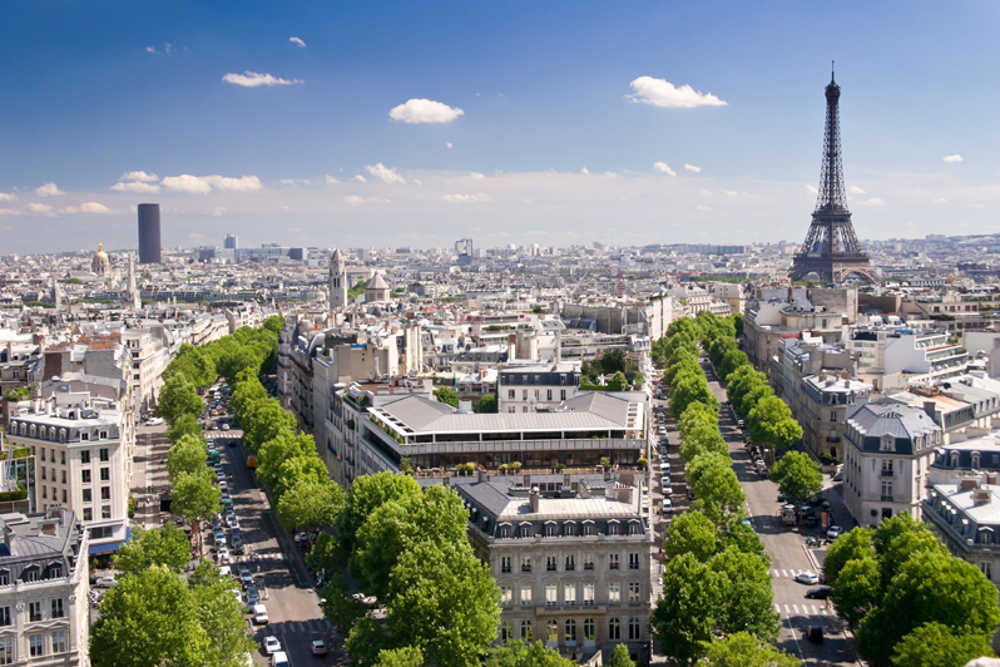
#> input picture 02-K_Renk_Kumesi/resimler/2.jpg, 1000 x 667 px; its folder holds 4 pictures in this run
$ python KRenkKumesi.py
#> lines starting #> are read from the running program, lines starting #| are printed output that depends on the picture
from imutils import resize
from glob import glob
import numpy as np
import cv2 as cv

def NOTHING(x):
    pass

def KMEANS(im, K, criteria, attempts, flags, bestLabels=None):
    Z               = im.reshape((-1,3))
    Z               = np.float32(Z)
    label, center   = cv.kmeans(Z, K, bestLabels, criteria, attempts, flags)[1:]

    center          = np.uint8(center)
    result          = center[label.flatten()]
    result          = result.reshape((im.shape))
    return result

IMG_PATHS   = glob("./resimler/*")
print(IMG_PATHS)
WINNAME     = "KMEANS"
cv.namedWindow(WINNAME)

# <<nclusters>> - Number of clusters required at end
cv.createTrackbar('N_CLUSTERS',WINNAME,0,10,NOTHING)
#> slider 'N_CLUSTERS' is set to 3
# <<criteria>> = (type, max_iter, epsilon)
# <<type>> of termination criteria. It has 3 flags as below
# 1 - cv.TERM_CRITERIA_MAX_ITER - stop the algorithm after the specified number of iterations, max_iter.
# 2 - cv.TERM_CRITERIA_EPS - stop the algorithm iteration if specified accuracy, epsilon, is reached.
# 3 - cv.TERM_CRITERIA_EPS + cv.TERM_CRITERIA_MAX_ITER - stop the iteration when any of the above condition is met.
cv.createTrackbar('TYPE',WINNAME,0,2,NOTHING)
#> slider 'TYPE' is set to 1
# <<max_iter>> - An integer specifying maximum number of iterations
cv.createTrackbar('MAX_ITER',WINNAME,0,9,NOTHING)
#> slider 'MAX_ITER' is set to 9
# <<epsilon>> - Required accuracy
cv.createTrackbar('EPSILON',WINNAME,0,100,NOTHING)
#> slider 'EPSILON' is set to 33
# <<flags>> This flag is used to specify how initial centers are taken. Normally two flags are used for this
# 0 - cv.KMEANS_RANDOM_CENTERS
# 2 - cv.KMEANS_PP_CENTERS
cv.createTrackbar('FLAGS',WINNAME,1,1,NOTHING)
# <<im_index>> This value is used to select a path from paths list
cv.createTrackbar('INDX',WINNAME,1,len(IMG_PATHS)-1,NOTHING)

while True:
    N_CLUSTERS      = cv.getTrackbarPos('N_CLUSTERS',WINNAME)
    INDX            = cv.getTrackbarPos('INDX',WINNAME)
    IMG             = cv.imread(IMG_PATHS[INDX])
#> IMG is the input picture: shape (667, 1000, 3); mean B, G, R 137.3, 136.5, 129.2
    IMG             = cv.resize(IMG, (720, 480))
#> IMG: shape (480, 720, 3)
    if N_CLUSTERS > 1:
        TYPE        = cv.getTrackbarPos('TYPE',WINNAME) + 1
        MAX_ITER    = cv.getTrackbarPos('MAX_ITER',WINNAME) + 1
        EPSILON     = cv.getTrackbarPos('EPSILON',WINNAME) / 100 + 0.01
        CRITERIA    = (TYPE, MAX_ITER, EPSILON)

        FLAGS       = cv.getTrackbarPos('FLAGS',WINNAME) * 2
        TEMP        = KMEANS(IMG, N_CLUSTERS, CRITERIA, 10, FLAGS, bestLabels=None)
#> in KMEANS, `label, center   = cv.kmeans(Z, K, bestLabels, criteria, attempts, flag..`: center = [[148.4, 131.5, 118.3], [204, 192.9, 190.4], [42.39, 72.48, 65.86]]
#> in KMEANS, `center          = np.uint8(center)`: center = [[148, 131, 118], [204, 192, 190], [42, 72, 65]]
#> in KMEANS, `result          = result.reshape((im.shape))`:
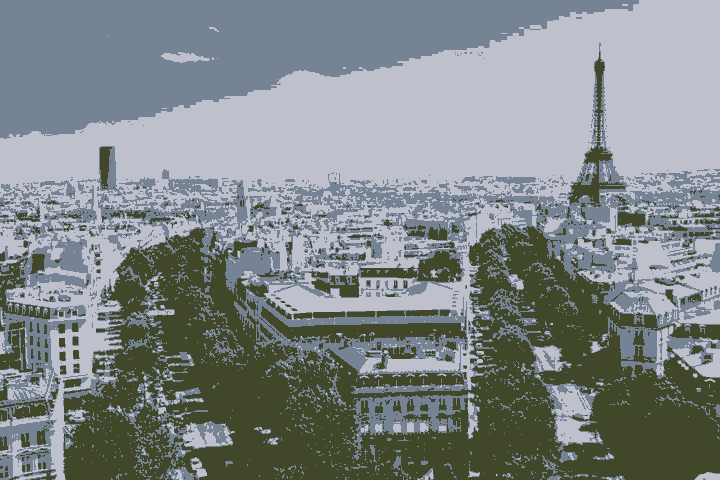
#> result: shape (480, 720, 3); mean B, G, R 137, 135.8, 128.6
        print(f"KMEANS(IMG, {N_CLUSTERS}, {CRITERIA}, 10, {FLAGS})")
    else:
        TEMP        = IMG.copy()
    cv.imshow(WINNAME, TEMP)

    if cv.waitKey(25) & 0xFF == ord('q'):
#> (key q is pressed here)
        break

cv.destroyAllWindows()
